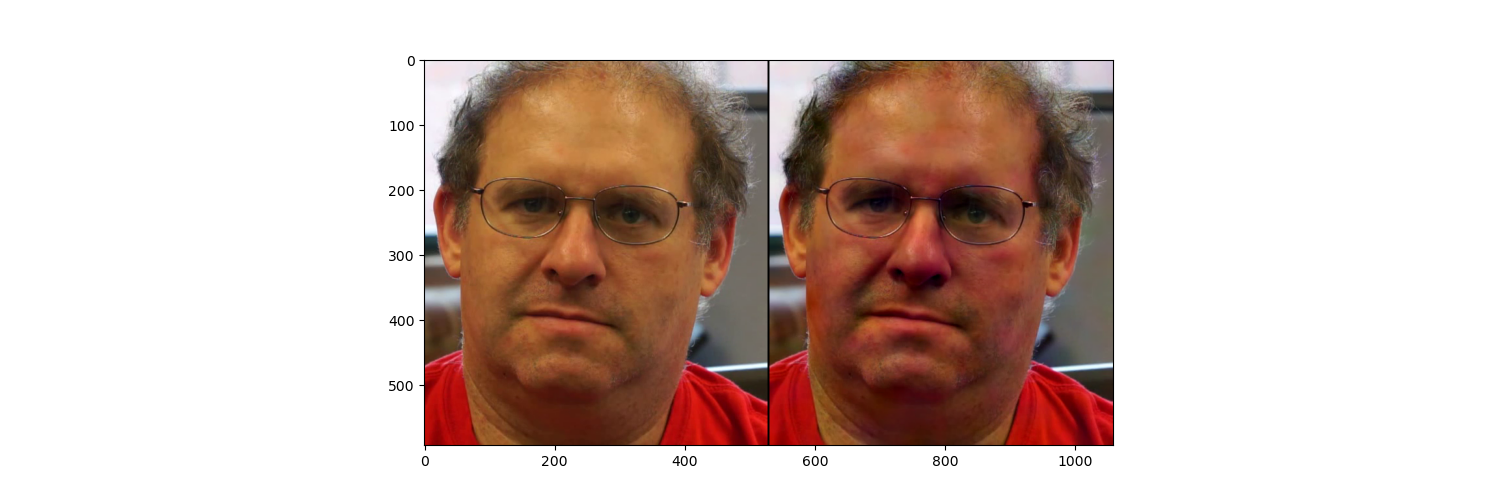
#> input picture EVM/generated_images/frame_comparison.png, 1500 x 500 px, given in place of face.mp4, which was not available
$ python color_magnification.py   (older library calls are emulated)
#> lines starting #> are read from the running program, lines starting #| are printed output that depends on the picture; pictures that were not available may be replaced by others from this repository, and a replacement may not be noted
# Relevant imports
import os
from glob import glob
import numpy as np
import cv2
import matplotlib.pyplot as plt
import scipy.signal as signal
from PIL import Image

#Path to image
DATA_PATH = r"/Users/naveenmirapuri/VideoProcessing/test_videos/"
VIDEO_NAME = "face.mp4"
VIDEO_PATH = os.path.join(DATA_PATH, VIDEO_NAME)

print(os.path.exists(VIDEO_PATH))

# ------ EVM Hyperparameters for BPM ------
# video magnification factor
ALPHA = 50.0

# Gaussian Pyramid Level of which to apply magnfication
LEVEL = 4

# Temporal Filter parameters
f_lo = 50/60
f_hi = 60/60

# OPTIONAL: override fs
MANUAL_FS = None
VIDEO_FS = None

# video frame scale factor
SCALE_FACTOR = 1.0

# ------ Color Conversion ------
def rgb2yiq(rgb):
    """ Converts an RGB image to YIQ using FCC NTSC format.
        This is a numpy version of the colorsys implementation
        https://github.com/python/cpython/blob/main/Lib/colorsys.py
        Inputs:
            rgb - (N,M,3) rgb image
        Outputs
            yiq - (N,M,3) YIQ image
        """
    # compute Luma Channel
    y = rgb @ np.array([[0.30], [0.59], [0.11]])

    # subtract y channel from red and blue channels
    rby = rgb[:, :, (0,2)] - y

    i = np.sum(rby * np.array([[[0.74, -0.27]]]), axis=-1)
    q = np.sum(rby * np.array([[[0.48, 0.41]]]), axis=-1)

    yiq = np.dstack((y.squeeze(), i, q))

    return yiq


def bgr2yiq(bgr):
    """ Coverts a BGR image to float32 YIQ """
    # get normalized YIQ frame
    rgb = np.float32(cv2.cvtColor(bgr, cv2.COLOR_BGR2RGB))
    yiq = rgb2yiq(rgb)

    return yiq


def yiq2rgb(yiq):
    """ Converts a YIQ image to RGB.
        Inputs:
            yiq - (N,M,3) YIQ image
        Outputs:
            rgb - (N,M,3) rgb image
        """
    r = yiq @ np.array([1.0, 0.9468822170900693, 0.6235565819861433])
    g = yiq @ np.array([1.0, -0.27478764629897834, -0.6356910791873801])
    b = yiq @ np.array([1.0, -1.1085450346420322, 1.7090069284064666])
    rgb = np.clip(np.dstack((r, g, b)), 0, 1)
    return rgb


inv_colorspace = lambda x: cv2.normalize(
    yiq2rgb(x), None, 0, 255, cv2.NORM_MINMAX, cv2.CV_8UC3)


## ------ Extract Video Frames ------
frames = [] # frames for processing
cap = cv2.VideoCapture(VIDEO_PATH)

# video sampling rate
fs = cap.get(cv2.CAP_PROP_FPS)

idx = 0

while(cap.isOpened()):
    ret, frame = cap.read()
#> frame is the input picture: shape (500, 1500, 3); mean B, G, R 184.6, 191.9, 211
    # if frame is read correctly ret is True
    if not ret:
        break

    if idx == 0:
        og_h, og_w, _ = frame.shape
#> og_h = 500; og_w = 1500
        w = int(og_w*SCALE_FACTOR)
#> w = 1500
        h = int(og_h*SCALE_FACTOR)
#> h = 500

    # convert normalized uint8 BGR to the desired color space
    # frame = cv2.cvtColor(frame, cv2.COLOR_BGR2RGB)
    frame = bgr2yiq(np.float32(frame/255))
#> in rgb2yiq, `y = rgb @ np.array([[0.30], [0.59], [0.11]])`:
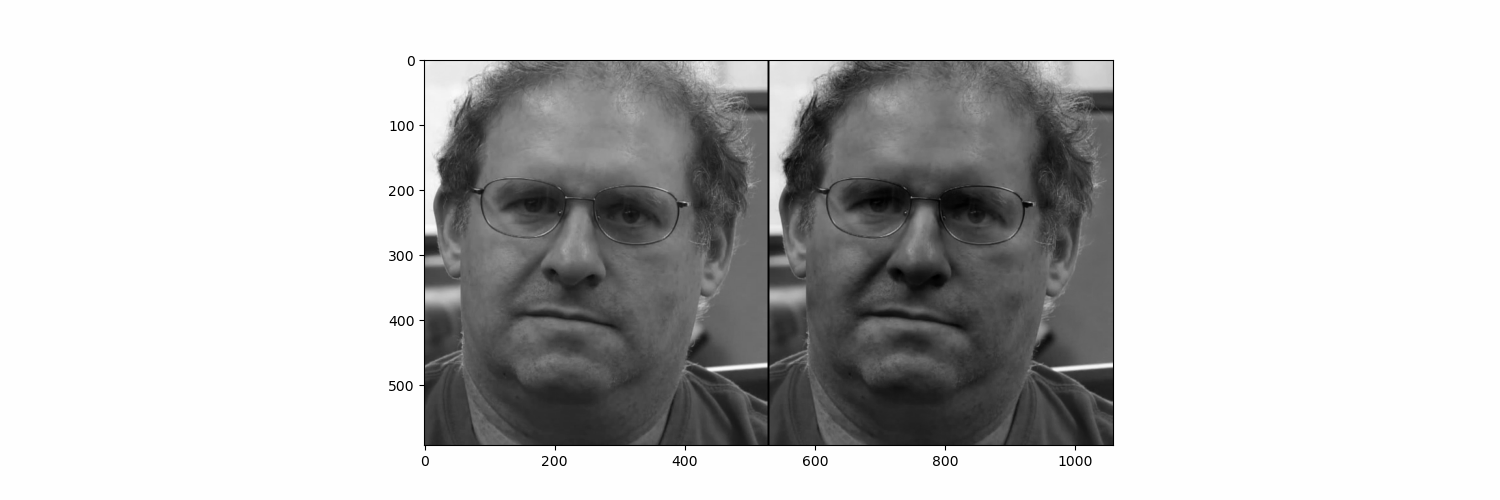
#> y: shape (500, 1500, 1) float64; min 0, max 1, mean 0.772
#> in rgb2yiq, `i = np.sum(rby * np.array([[[0.74, -0.27]]]), axis=-1)`:
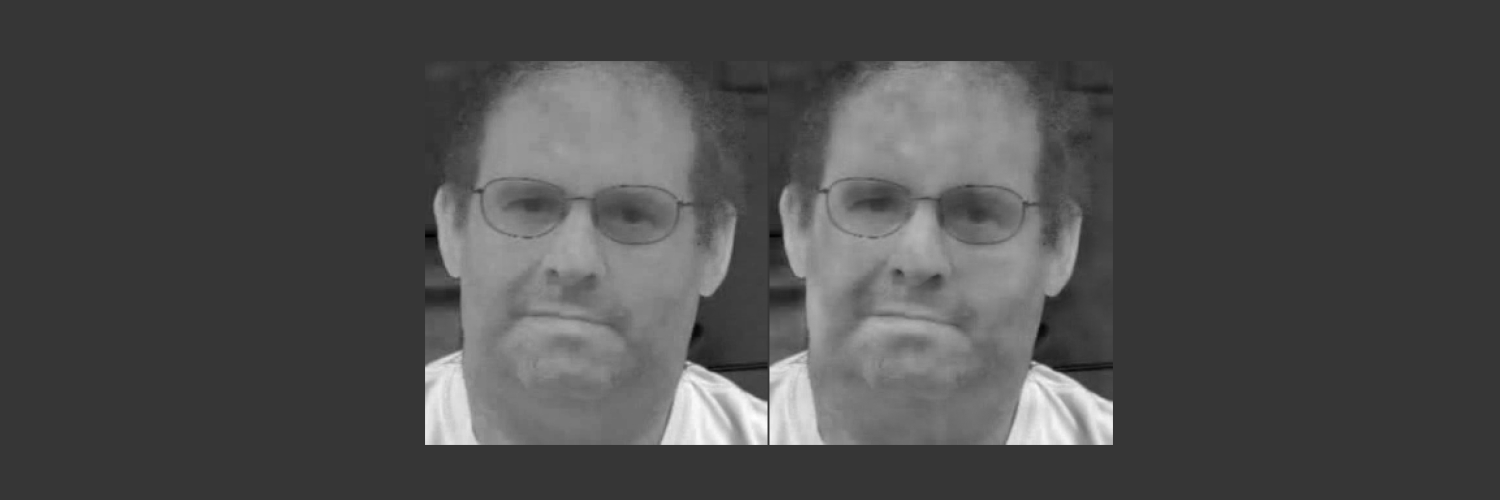
#> i: shape (500, 1500) float64; min -0.131, max 0.483, mean 0.0541; drawn with min black and max white
#> in rgb2yiq, `q = np.sum(rby * np.array([[[0.48, 0.41]]]), axis=-1)`:
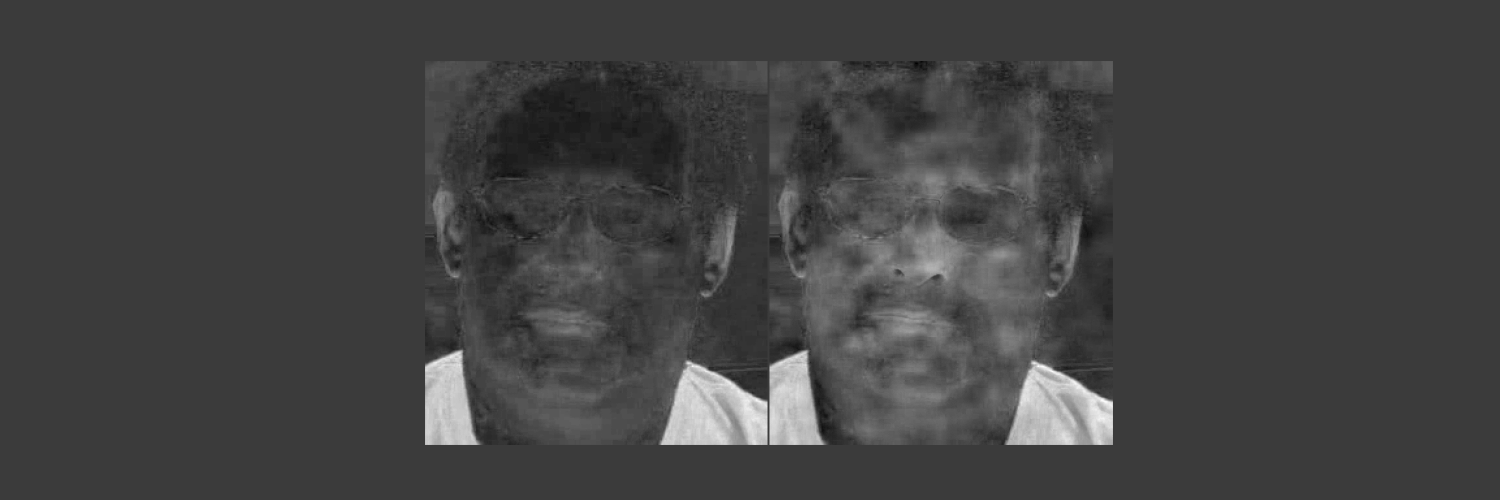
#> q: shape (500, 1500) float64; min -0.0577, max 0.191, mean 0.00701; drawn with min black and max white
#> in rgb2yiq, `yiq = np.dstack((y.squeeze(), i, q))`:
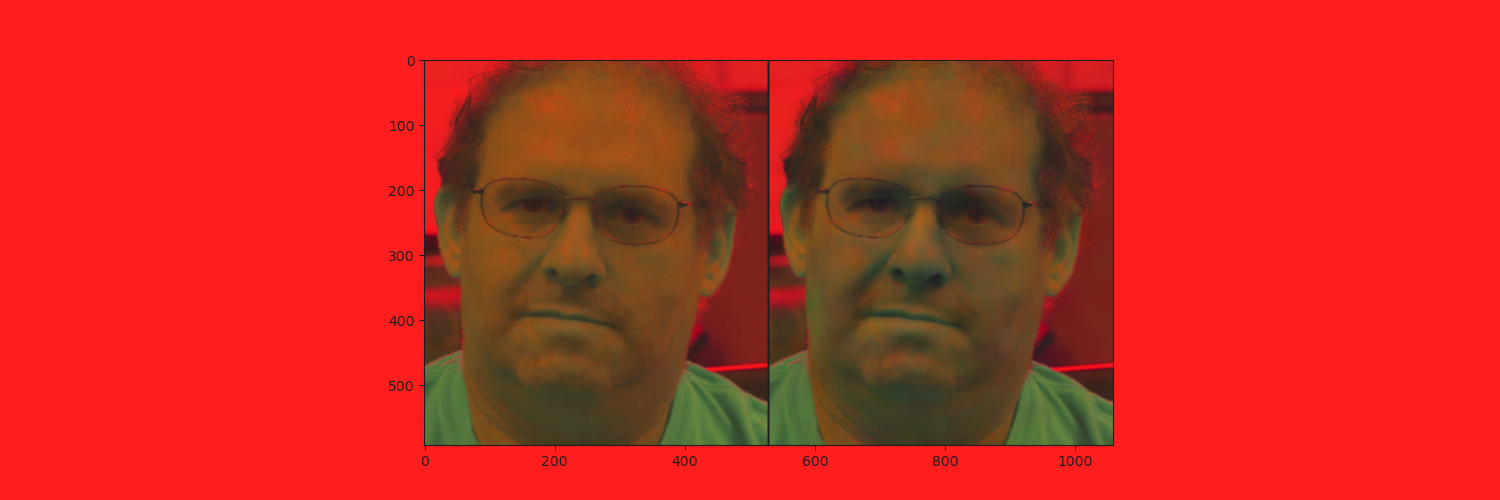
#> yiq: shape (500, 1500, 3) float64; mean R, G, B 0.772, 0.0541, 0.00701; drawn with min black and max white

    # append resized frame
    frames.append(cv2.resize(frame, (w, h)))

    idx += 1


cap.release()
cv2.destroyAllWindows()
del cap

NUM_FRAMES = len(frames)
print(f"Number of frames: {NUM_FRAMES}")

print(f"Detected Video Sampling rate: {fs}")

# ------ IF Override Sampling Rate ------
if MANUAL_FS:
    print(f"Overriding to: {MANUAL_FS}")
    fs = MANUAL_FS
    VIDEO_FS = fs
else:
    VIDEO_FS = fs


# ------ Design FIR Filter------
bandpass = signal.firwin(numtaps=NUM_FRAMES,
                         cutoff=(f_lo, f_hi),
                         fs=fs,
                         pass_zero=False)

transfer_function = np.fft.fft(np.fft.ifftshift(bandpass))

# ------ Plot Transfer Function, Impulse Response, Frequency Response ------
plt.plot(np.abs(transfer_function))
plt.title("Transfer Function");
plt.savefig("EVM/generated_images/transfer_function.png")
plt.clf()

plt.plot(bandpass)
plt.title("Impulse Response");
plt.savefig("EVM/generated_images/impulse_response.png")
plt.clf()

norm_freqs, response = signal.freqz(bandpass)
freqs = norm_freqs / np.pi * fs/ 2

_, ax = plt.subplots(2, 1, figsize=(15, 7))
ax[0].plot(freqs, 20*np.log10(np.abs(response)));
ax[0].plot([f_lo, f_lo], [-100, -10], color='m')
ax[0].plot([f_hi, f_hi], [-100, -10], color='m')
ax[0].set_title("Frequency Response");
ax[0].set_ylabel("Amplitude");

ax[1].plot(freqs, np.angle(response));
ax[1].set_title("Phase Response");
ax[1].set_xlabel("Freqeuncy (Hz)");
ax[1].set_ylabel("Angle (radians)");
plt.savefig("EVM/generated_images/frequency_response.png")
plt.clf()

# ------ Build Gaussian Pyramids ------
def gaussian_pyramid(image, level):
    """ Obtains single band of a Gaussian Pyramid Decomposition
        Inputs:
            image - single channel input image
            num_levels - number of pyramid levels
        Outputs:
            pyramid - Pyramid decomposition tensor
        """
    rows, cols, colors = image.shape
    scale = 2**level
    pyramid = np.zeros((colors, rows//scale, cols//scale))

    for i in range(0, level):
        # image = cv2.pyrDown(image)

        image = cv2.pyrDown(image, dstsize=(cols//2, rows//2))
        rows, cols, _ = image.shape

        if i == (level - 1):
            for c in range(colors):
                pyramid[c, :, :] = image[:, :, c]

    return pyramid

# get Gaussian Pyramid Level
rows, cols, colors = frames[0].shape
scale = 2**LEVEL
pyramid_stack = np.zeros((NUM_FRAMES, colors, rows//scale, cols//scale))

for i, frame in enumerate(frames):
    pyramid = gaussian_pyramid(frame, LEVEL)
    pyramid_stack[i, :, :, :] = pyramid

plt.imshow(pyramid_stack[0, :, :, :].transpose(1, 0, 2).reshape((pyramid.shape[1], -1)), cmap='gray');
plt.savefig("EVM/generated_images/gaussian_blur.png")
plt.clf()

# ------ Apply Temporal Filter ------
pyr_stack_fft = np.fft.fft(pyramid_stack, axis=0).astype(np.complex64)
_filtered_pyramid = pyr_stack_fft * transfer_function[:, None, None, None].astype(np.complex64)
filtered_pyramid = np.fft.ifft(_filtered_pyramid, axis=0).real

# ------ Plots and Explorations ------
print(pyr_stack_fft.shape)

_, ax = plt.subplots(2, 1, figsize=(10, 5), sharey=True)
ax[0].plot(np.abs(pyr_stack_fft[2:-2, 0, 20, 12]))
ax[0].set_title("Unfiltered Signal at (20, 12)")
ax[1].plot(np.abs(_filtered_pyramid[2:-2, 0, 20, 12]))
ax[1].set_title("Filtered Signal at (20, 12)");
plt.tight_layout();
plt.savefig("EVM/generated_images/filtered_signal.png")
plt.clf()

_, ax = plt.subplots(1, 2)
ax[0].imshow(pyramid_stack[50, 0, :, :], cmap='gray')
ax[0].set_title("Unfiltered Luma Channel")
ax[1].imshow(filtered_pyramid[50, 0, :, :], cmap='gray')
ax[1].set_title("Filtered Luma Channel");
plt.savefig("EVM/generated_images/filtered_luma_channel.png")
plt.clf()

plt.plot(pyramid_stack[:, 0, 12, 20] - pyramid_stack[:, 0, 12, 20].mean())
plt.plot(filtered_pyramid[:, 0, 12, 20]);
plt.savefig("EVM/generated_images/filtered_pyramid_comparison.png")
plt.clf()

# ------ Magnify and Reconstruct Video ------
magnified_pyramid = filtered_pyramid * ALPHA

magnified = []
magnified_only = []

for i in range(NUM_FRAMES):
    y_chan = frames[i][:, :, 0]
    i_chan = frames[i][:, :, 1]
    q_chan = frames[i][:, :, 2]

    fy_chan = cv2.resize(magnified_pyramid[i, 0, :, :], (cols, rows))
    fi_chan = cv2.resize(magnified_pyramid[i, 1, :, :], (cols, rows))
    fq_chan = cv2.resize(magnified_pyramid[i, 2, :, :], (cols, rows))

    # apply magnification
    mag = np.dstack((
        y_chan + fy_chan,
        i_chan + fi_chan,
        q_chan + fq_chan,
    ))

    # normalize and convert to RGB
    mag = inv_colorspace(mag)

    # store magnified frames
    magnified.append(mag)

    # store magified only for reference
    magnified_only.append(np.dstack((fy_chan, fi_chan, fq_chan)))

# ------ Plot Magnification ------
og_reds = []
og_blues = []
og_greens = []

reds = []
blues = []
greens = []
for i in range(NUM_FRAMES):
    # convert YIQ to RGB
    frame = inv_colorspace(frames[i])
    og_reds.append(frame[0, :, :].sum())
    og_blues.append(frame[1, :, :].sum())
    og_greens.append(frame[2, :, :].sum())

    reds.append(magnified[i][0, :, :].sum())
    blues.append(magnified[i][1, :, :].sum())
    greens.append(magnified[i][2, :, :].sum())

times = np.arange(0, NUM_FRAMES)/fs

fig, ax = plt.subplots(1, 2, figsize=(15, 5), sharey=True)
ax[0].plot(times, og_reds, color='red')
ax[0].plot(times, og_blues, color='blue')
ax[0].plot(times, og_greens, color='green')
ax[0].set_title("Original", size=18)
ax[0].set_xlabel("Time", size=16)
ax[0].set_ylabel("Intensity", size=16)

ax[1].plot(times, reds, color='red')
ax[1].plot(times, blues, color='blue')
ax[1].plot(times, greens, color='green')
ax[1].set_title("Filtered", size=18)
ax[1].set_xlabel("Time", size=16);
plt.savefig("EVM/generated_images/magnification_comparison.png")
plt.clf()

freqs = np.fft.rfftfreq(NUM_FRAMES) * fs
rates = np.abs(np.fft.rfft(reds))/NUM_FRAMES
plt.plot(freqs[1:], rates[1:]);
plt.title("DFT of Red channel Intensities")
plt.xlabel("Freuqency")
plt.ylabel("Amplitude");
plt.savefig("EVM/generated_images/red_channel_fourier.png")
plt.clf()

# ------ Save Magnified Video ------


# ------ Reconstruct Video ------
